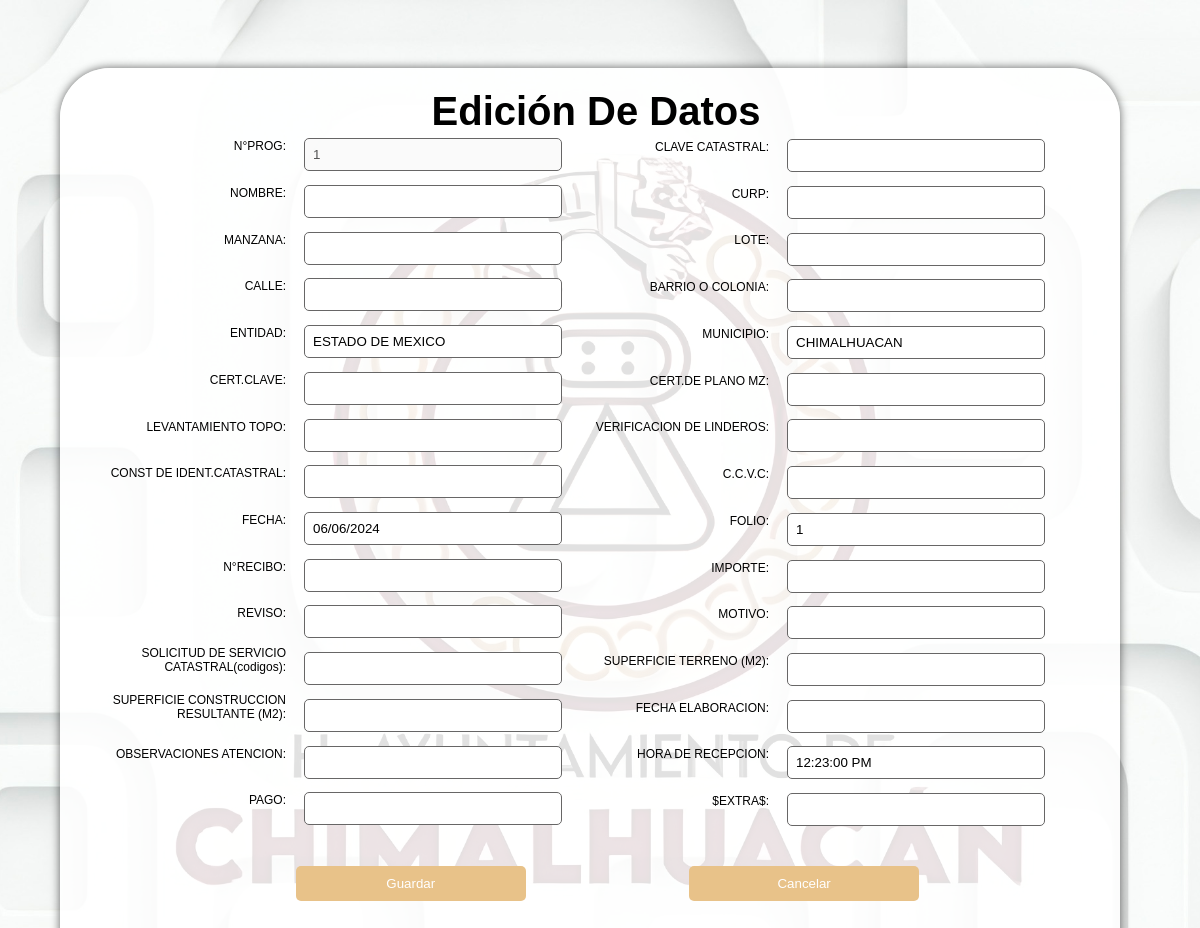
The page /vitacora/edicionVita/1 on the database its author committed.
### ventanilla/models.py (models this page shows)
class Ventanilla(models.Model):
    nprog = models.AutoField(primary_key=True)  # Cambiar a AutoField para que sea autoincremental
    clave_catastral = models.CharField(max_length=150)
    nombre = models.CharField(max_length=150)
    curp = models.CharField(max_length=25)
    manzana = models.CharField(max_length=150)
    lote = models.CharField(max_length=150)
    calle = models.CharField(max_length=150)
    barrio_colonia = models.CharField(max_length=150)
    entidad = models.CharField(max_length=150)
    municipio = models.CharField(max_length=25)
    cert_clave = models.CharField(max_length=150)
    cert_plano_mz = models.CharField(max_length=150)
    levantamiento_topo = models.CharField(max_length=150)
    verificacion_linderos = models.CharField(max_length=150)
    const_ident_catastral = models.CharField(max_length=150)
    ccvc = models.CharField(max_length=150)
    fecha = models.CharField(max_length=25)
    folio = models.CharField(max_length=150)
    recibo = models.CharField(max_length=150)
    importe = models.CharField(max_length=25)
    reviso = models.CharField(max_length=150)
    motivo = models.CharField(max_length=150)
    solicitud_servicio_catastral = models.CharField(max_length=150)
    superficie_terreno = models.CharField(max_length=150)
    superficie_construccion_resultante = models.CharField(max_length=150)
    fecha_elaboracion = models.CharField(max_length=25)
    observaciones_atencion = models.CharField(max_length=25)
    hora_recepcion = models.CharField(max_length=25)
    pago = models.CharField(max_length=25)
    extras = models.CharField(max_length=150)
    class Meta:
        db_table = 'ventanilla'

### vitacora/views.py (the view)
# urls.py: path('edicionVita/<codigo>', views.edicionVita),
def edicionVita(request, codigo):
    ventanilla = Ventanilla.objects.get(nprog=codigo)
    return render(request, "edicionVita.html", {"ventanilla": ventanilla})

### vitacora/templates/edicionVita.html (shortened to what this page needs)
{% load static %}
<!DOCTYPE html>
<html lang="en">
<head>
    <link rel="stylesheet" href="{% static 'css/styedicionesvita.css' %}">
    </head>
    <body id="bg9" style="background-image: url('{% static 'images/catadef.jpg' %}')">
        {% block body %}
        <div class="contenedorvita">
            <div class="formulariovita">
                <h1>Edición De Datos</h1>
                <div class="card">
                    <div class="card-body">
                        <form action="/vitacora/editarVita/{{ventanilla.nprog}}/" method="POST">{% csrf_token %}
                            <div class="grid-container">
                                <div class="campo">
                                    <label for="prog3">N°PROG:</label>
                                    <input type="text" id="progvita" name="progvita" value="{{ ventanilla.nprog }}" class="form-control"  disabled>
                                </div>
                                <div class="campo">
                                    <label for="claveca3" >CLAVE CATASTRAL:</label>
                                    <input type="text" id="claveravita" name="claveravita" value="{{ ventanilla.clave_catastral }}" class="form-control" >
                                </div>
                                <div class="campo">
                                    <label for="nombre3">NOMBRE:</label>
                                    <input type="text" id="nombrevita" name="nombrevita" value="{{ ventanilla.nombre }}" class="form-control" >
                                </div>
                                <div class="campo">
                                    <label for="curp3">CURP:</label>
                                    <input type="text" id="curpvita" name="curpvita" value="{{ ventanilla.curp }}"  class="form-control" >
                                </div>
                                <div class="campo">
                                    <label for="manzana3">MANZANA:</label>
                                    <input type="text" id="manzanavita" name="manzanavita" value="{{ ventanilla.manzana }}"  class="form-control">
                                </div>
                                <div class="campo">
                                    <label for="lote3">LOTE:</label>
                                    <input type="text" id="lotevita" name="lotevita" value="{{ ventanilla.lote }}" class="form-control" >
                                </div>
                                <div class="campo">
                                    <label for="calle3">CALLE:</label>
                                    <input type="text" id="callevita" name="callevita" value="{{ ventanilla.calle }}"  class="form-control">
                                </div>
                                <div class="campo">
                                    <label for="barrio3">BARRIO O COLONIA:</label>
                                    <input type="text" id="barriovita" name="barriovita" value="{{ ventanilla.barrio_colonia }}" class="form-control">
                                </div>
                                <div class="campo">
                                    <label for="entidad3">ENTIDAD:</label>
                                    <input type="text" id="entidadvita" name="entidadvita" value="{{ ventanilla.entidad }}" class="form-control">
                                </div>
                                <div class="campo">
                                    <label for="municipio3">MUNICIPIO:</label>
                                    <input type="text" id="municipiovita" name="municipiovita" value="{{ ventanilla.municipio }}" class="form-control">
                                </div>
                                <div class="campo">
                                    <label for="certc3">CERT.CLAVE:</label>
                                    <input type="text" id="certvita" name="certvita" value="{{ ventanilla.cert_clave }}" class="form-control" >
                                </div>
                                 <div class="campo">
                                    <label for="planomz3">CERT.DE PLANO MZ:</label>
                                    <input type="text" id="planomzvita" name="planomzvita" value="{{ ventanilla.cert_plano_mz }}"  class="form-control">
                                </div>
                                <div class="campo">
                                    <label for="topo3">LEVANTAMIENTO TOPO:</label>
                                    <input type="text" id="topovita" name="topovita" value="{{ ventanilla.levantamiento_topo }}" class="form-control" >
                                </div>
                                <div class="campo">
                                    <label for="linderos3">VERIFICACION DE LINDEROS:</label>
                                    <input type="text" id="linderosvita" name="linderosvita" value="{{ ventanilla.verificacion_linderos }}" class="form-control" >
                                </div>
                                <div class="campo">
                                    <label for="ident3">CONST DE IDENT.CATASTRAL:</label>
                                    <input type="text" id="identvita" name="identvita" value="{{ ventanilla.const_ident_catastral }}" class="form-control" >
                                </div>
                                <div class="campo">
                                    <label for="ccvc3">C.C.V.C:</label>
                                    <input type="text" id="ccvcvita" name="ccvcvita" value="{{ ventanilla.ccvc }}" class="form-control" >
                                </div>
                                <div class="campo">
                                    <label for="fecha3">FECHA:</label>
                                    <input type="text" id="fechavita" name="fechavita" value="{{ ventanilla.fecha }}" class="form-control" >
                                </div>
                                <div class="campo">
                                    <label for="folio3">FOLIO:</label>
                                    <input type="text" id="foliovita" name="foliovita" value="{{ ventanilla.folio }}" class="form-control" >
                                </div>
                                <div class="campo">
                                    <label for="recibo3">N°RECIBO:</label>
                                    <input type="text" id="recibovita" name="recibovita" value="{{ ventanilla.recibo }}"  class="form-control" >
                                </div>
                                <div class="campo">
                                    <label for="importe3">IMPORTE:</label>
                                    <input type="text" id="importevita" name="importevita"  value="{{ ventanilla.importe }}" class="form-control" >
                                </div>
                                <div class="campo">
                                    <label for="reviso3">REVISO:</label>
                                    <input type="text" id="revisovita" name="revisovita" value="{{ ventanilla.reviso }}"  class="form-control" >
                                </div>
                                <div class="campo">
                                    <label for="motivo3">MOTIVO:</label>
                                    <input type="text" id="motivovita" name="motivovita" value="{{ ventanilla.motivo }}" class="form-control" >
                                </div>
                                <div class="campo">
                                    <label for="soliservi3">SOLICITUD DE SERVICIO CATASTRAL(codigos):</label>
                                    <input type="text" id="soliservivita" name="soliservivita" value="{{ ventanilla.solicitud_servicio_catastral }}" class="form-control" >
                                </div>
                                <div class="campo">
                                    <label for="terrreno3">SUPERFICIE TERRENO (M2):</label>
                                    <input type="text" id="terrenovita" name="terrenovita" value="{{ ventanilla.superficie_terreno }}" class="form-control" >
                                </div>
                                <div class="campo">
                                    <label for="construc3">SUPERFICIE CONSTRUCCION RESULTANTE (M2):</label>
                                    <input type="text" id="construcvita" name="construcvita" value="{{ ventanilla.superficie_construccion_resultante }}"  class="form-control" >
                                </div>
                                <div class="campo">
                                    <label for="elaboracion3">FECHA ELABORACION:</label>
                                    <input type="text" id="elaboracionvita" name="elaboracionvita" value="{{ ventanilla.fecha_elaboracion }}" class="form-control" >
                                </div>
                                <div class="campo">
                                    <label for="atencion3">OBSERVACIONES ATENCION:</label>
                                    <input type="text" id="atencionvita" name="atencionvita" value="{{ ventanilla.observaciones_atencion }}" class="form-control" >
                                </div>
                                <div class="campo">
                                    <label for="hora3">HORA DE RECEPCION:</label>
                                    <input type="text" id="horavita" name="horavita" value="{{ ventanilla.hora_recepcion }}" class="form-control" >
                                </div>
                                <div class="campo">
                                    <label for="pago3">PAGO:</label>
                                    <input type="text" id="pagovita" name="pagovita" value="{{ ventanilla.pago }}" class="form-control" >
                                </div>
                                <div class="campo">
                                    <label for="extras3">$EXTRA$:</label>
                                    <input type="text" id="extrasvita" name="extrasvita" value="{{ ventanilla.extras }}" class="form-control" >
                                </div>
                            </div>
                            <div class="button-container">
                                <button type="submit" class="btn btn-success btn-block text-white">Guardar</button>
                                <button type="button" id="cancelButton" class="btn btn-danger btn-block text-white" onclick="goToEditor()">Cancelar</button>
                            </div>
                        </form>
                    </div>
                </div>
            </div>
        </div>
        {% endblock %}
    </body>
</html>

### vitacora/static/css/styedicionesvita.css (style rules this page uses)
#bg9 { font-family: sans-serif; background-repeat: no-repeat; background-position: center; background-size: cover; background-attachment: fixed; }
.contenedorvita { width: 97vw; height: 99vh; display: flex; justify-content: center; align-items: center; }
.formulariovita { margin-top: 24vw; width: 85vw; height: 115vh; background-color: rgba(255, 255, 255, 0.884); padding: 20px; border-radius: 50px; box-shadow: 0 0 10px rgba(0, 0, 0, 0.603); user-select: none; }
.grid-container { display: grid; grid-template-columns: auto 1fr; gap: 0px; }
.grid-container > :first-child { margin-right: 1px; }
h1 { margin-top: 1px; text-align: center; margin-bottom: 1px; font-size: 40px; margin-left: 1vw; }
input { width: 20vw; padding: 1vh; margin-left: 1vw; margin-top: -1vw; margin-bottom: 1vw; border: 1px solid #676666; border-radius: 5px; }
.button-container { display: flex; justify-content: center; align-items: center; margin-top: 20px; margin-right: 34px; }
button { width: 25%; padding: 10px; margin: 10px; margin-left: 70px; border: none; color: #ffffff; border-radius: 5px; cursor: pointer; transition: background-color 0.2s ease-in-out; }
.campo { margin-bottom: -0.2vw; display: flex; align-items: center; margin-top: 3%; }
.campo label { margin-left: -1.5vw; width: 16vw; margin-top: -4vh; padding: 6px; text-align: right; font-size: 12px; margin-left: 8px; }
button { width: 25%; padding: 10px; margin: 10px; border: none; margin-left: 16%; background-color: #e8c289; color: #ffffff; border-radius: 5px; cursor: pointer; transition: background-color 0.2s ease-in-out; }
.button-container { display: flex; justify-content: center; align-items: center; margin-top: 20px; gap: 7px; margin-right: 10%; }

### rows shown on the page
Ventanilla: progvita "1", entidadvita "ESTADO DE MEXICO", municipiovita "CHIMALHUACAN", fechavita "06/06/2024", foliovita "1", horavita "12:23:00 PM"
